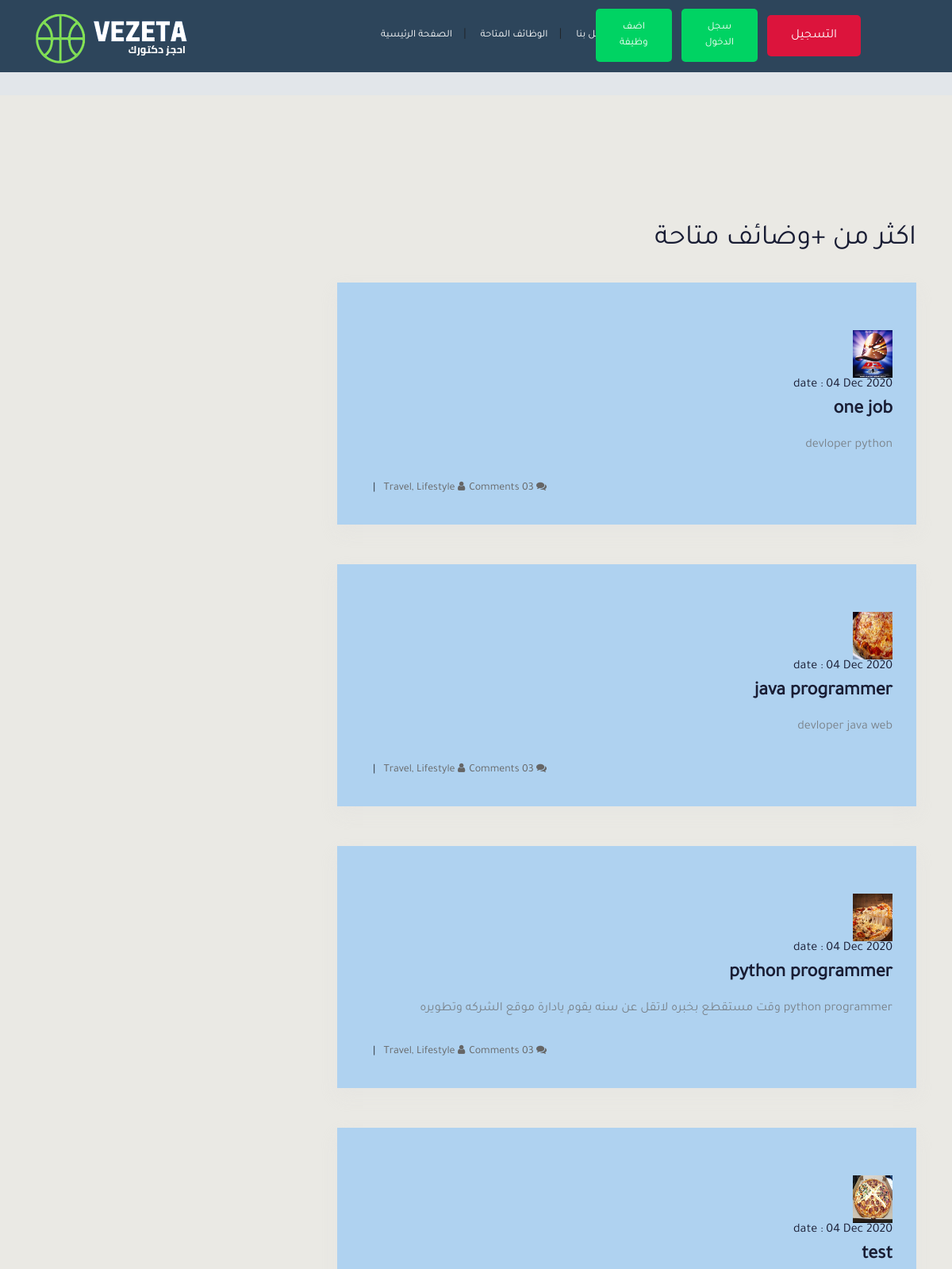
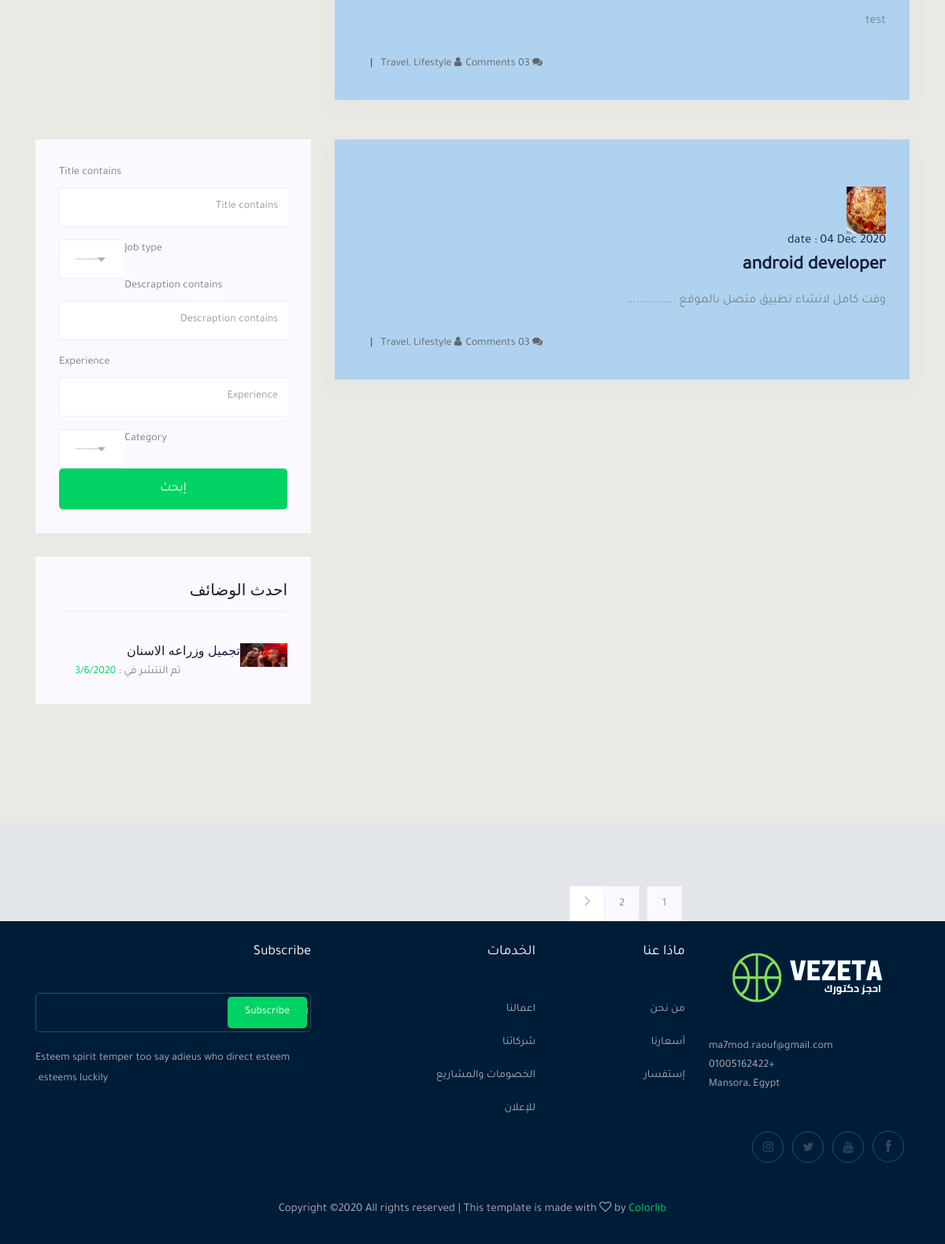
Screenshot of /jobs/ with the database file from the repository (2 pictures, top to bottom).
### job/models.py (models this page shows, shortened)
class job(models.Model):
    owner = models.ForeignKey(User,related_name='job_owner' , on_delete=models.CASCADE)
    title = models.CharField(max_length=100)
    job_type = models.CharField(max_length=15 , choices=JOB_TYPE)
    descraption = models.TextField(max_length=1000)
    published_at = models.DateTimeField(auto_now=True)
    vacancy = models.IntegerField(default=1)
    salary = models.IntegerField(default=0)
    experience = models.IntegerField(default=1)
    category = models.ForeignKey( 'Category' ,on_delete=models.CASCADE,null=True)
    image = models.ImageField(upload_to=image_upload)
    slug = models.SlugField(null=True,blank=True)
    def __str__(self):
        return self.title

### job/views.py (the view)
# urls.py: path('',views.job_list ,name='job_list'),
def job_list(request):
    job_list = job.objects.all()
    myfilter = jobFilter(request.GET,queryset=job_list)
    job_list = myfilter.qs
    paginator = Paginator(job_list, 5) # Show 25 contacts per page.
    page_number = request.GET.get('page')
    page_obj = paginator.get_page(page_number)
    return render(request,'job/job_list.html',{'jobs':page_obj , 'myfilter':myfilter})

### job/models.py (called while the page is built)
    def __str__(self):
        return self.name

### job/templates/job/job_list.html (shortened to what this page needs)
{% extends 'base.html' %}
{% load bootstrap4 %}
{% load static %}
{% block body%}
<div class="bradcam_text " >
    <br>
    <br>
    <br>
    <br>
    <br>
</div>
<div dir="rtl">
<div class="catagory_area ">
    <div class="container " style="margin-top: 10rem">
        <div class=" single_text">
            <h1>اكثر من {{jobs.count}}+وضائف  متاحة</h1>
            <br>
        </div>
    </div>
<section class="blog_area section-padding">
<div class="container" >
    <div class="row">
        {% for job in jobs %}
        <div class="col-lg-8 mb-5 mb-lg-0">
            <div class="blog_left_sidebar">
                <article class="blog_item" style="background-color: rgba(142, 197, 248, 0.63);">
                    <div class="blog_details">
                        <img class="img-circle" src="{{job.image.url}}" alt="" style="width:50px;height:60px;">
                        <a href="#" class="blog_item_date">
                            <h5>date : {{job.published_at|date:"d M o"}}</h5>
                        <a class="d-inline-block" href="{% url 'jobs:job_datil' job.slug %}">
                            <h2>{{job}}</h2>
                        </a>
                        <p> {{job.descraption}} </p>
                        <ul class="blog-info-link">
                            <li><a href="#"><i class="fa fa-user"></i> Travel, Lifestyle</a></li>
                            <li><a href="#"><i class="fa fa-comments"></i> 03 Comments</a></li>
                        </ul>
                    </div>
                </article>
            </div>
        </div>
        {% endfor %}
        <div class="col-lg-4">
            <div class="blog_right_sidebar">
                <aside class="single_sidebar_widget search_widget">
                    <form method="GET">
                        {% bootstrap_form myfilter.form %}
                            <input type="submit" value="إبحث" class="boxed-btn3 w-100">
                    </form>
                </aside>
                <aside class="single_sidebar_widget popular_post_widget">
                    <h3 class="widget_title">احدث الوضائف</h3>
                        <div class="media post_item">
                                <img src="img/blog/single_blog_1.png" alt="" style="width: 30spx; height: 30px;">
                            <div class="media-body">
                                <a href="single-blog.html">
                                    <h3>تجميل وزراعه الاسنان</h3>
                                </a>
                                <p>تم النتشر في : <span style="color: #00D363;">3/6/2020</p>
                            </div>
                        </div>
                </aside>
            </div>
        </div>
    </div>
</div>
</section>
</div>
{% if jobs.has_other_pages %}
    <div class="col-lg-8 mb-5 mb-lg-0">
        <nav class="blog-pagination justify-content-center d-flex">
            <ul class="pagination">
                        {% for i in jobs.paginator.page_range %}
                            <li class="page-item active">
                                <a href="?page={{i}}" class="page-link">{{i}}</a>
                            </li>
                        {%endfor%}
                <li class="page-item">
                    {% if jobs.has_next %}
                    <a href="?page={{jobs.next_page_number}}" class="page-link" aria-label="Next">
                        <i class="ti-angle-right"></i>
                    </a>
                    {% endif %}
                </li>
            </ul>
        </nav>
    </div>
{% endif %}
{% endblock body%}

### rows the page displays
job: image (picture), published_at "04 Dec 2020", title "one job", descraption "devloper python"
job: image (picture), published_at "04 Dec 2020", title "java programmer", descraption "devloper java web"
job: image (picture), published_at "04 Dec 2020", title "python programmer", descraption "python programmer وقت مستقطع بخبره لاتقل عن سنه يقوم يادارة موقع الشركه وتطويره"
job: image (picture), published_at "04 Dec 2020", title "test", descraption "test"
job: image (picture), published_at "04 Dec 2020", title "android developer", descraption "وقت كامل لانشاء تطبيق متصل بالموقع ..............."

### other values shown
{{ i }} "1" "2"
